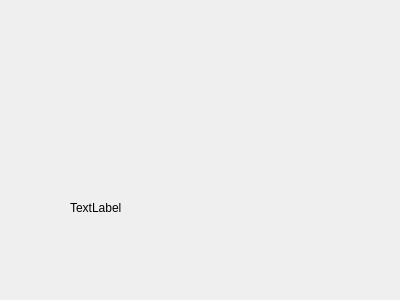
<?xml version="1.0" encoding="UTF-8"?>
<ui version="4.0">
 <class>TomasuloView</class>
 <widget class="QWidget" name="TomasuloView">
  <property name="geometry">
   <rect>
    <x>0</x>
    <y>0</y>
    <width>400</width>
    <height>300</height>
   </rect>
  </property>
  <property name="windowTitle">
   <string>Form</string>
  </property>
  <widget class="QLabel" name="label">
   <property name="geometry">
    <rect>
     <x>70</x>
     <y>200</y>
     <width>54</width>
     <height>16</height>
    </rect>
   </property>
   <property name="text">
    <string>TextLabel</string>
   </property>
  </widget>
 </widget>
 <resources/>
 <connections/>
</ui>
